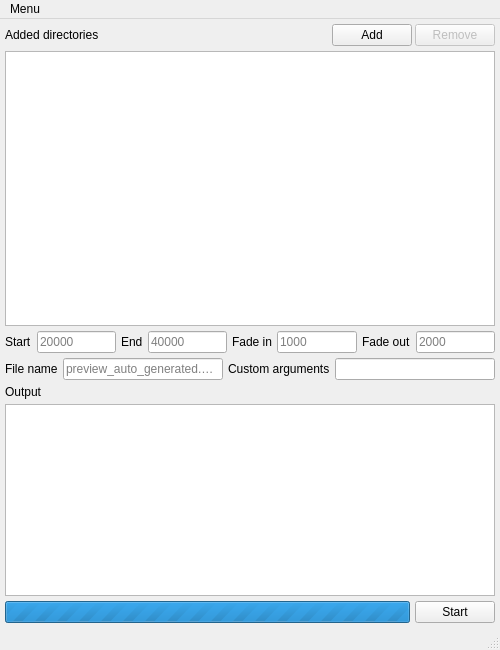
<?xml version="1.0" encoding="UTF-8"?>
<ui version="4.0">
 <class>MainWindow</class>
 <widget class="QMainWindow" name="MainWindow">
  <property name="geometry">
   <rect>
    <x>0</x>
    <y>0</y>
    <width>500</width>
    <height>650</height>
   </rect>
  </property>
  <property name="windowTitle">
   <string>BMS Preview Generator GUI</string>
  </property>
  <widget class="QWidget" name="centralwidget">
   <layout class="QVBoxLayout" name="verticalLayout">
    <property name="spacing">
     <number>5</number>
    </property>
    <property name="leftMargin">
     <number>5</number>
    </property>
    <property name="topMargin">
     <number>5</number>
    </property>
    <property name="rightMargin">
     <number>5</number>
    </property>
    <property name="bottomMargin">
     <number>5</number>
    </property>
    <item>
     <layout class="QHBoxLayout" name="horizontalLayout">
      <property name="spacing">
       <number>3</number>
      </property>
      <item>
       <widget class="QLabel" name="label_2">
        <property name="text">
         <string>Added directories</string>
        </property>
       </widget>
      </item>
      <item>
       <spacer name="horizontalSpacer">
        <property name="orientation">
         <enum>Qt::Horizontal</enum>
        </property>
        <property name="sizeHint" stdset="0">
         <size>
          <width>40</width>
          <height>20</height>
         </size>
        </property>
       </spacer>
      </item>
      <item>
       <widget class="QPushButton" name="add_button">
        <property name="text">
         <string>Add</string>
        </property>
       </widget>
      </item>
      <item>
       <widget class="QPushButton" name="remove_button">
        <property name="enabled">
         <bool>false</bool>
        </property>
        <property name="text">
         <string>Remove</string>
        </property>
       </widget>
      </item>
     </layout>
    </item>
    <item>
     <widget class="DnDListWidget" name="dir_listwidget"/>
    </item>
    <item>
     <layout class="QHBoxLayout" name="options_layout">
      <item>
       <widget class="QLabel" name="label_3">
        <property name="text">
         <string>Start</string>
        </property>
       </widget>
      </item>
      <item>
       <widget class="QLineEdit" name="start_edit">
        <property name="toolTip">
         <string/>
        </property>
        <property name="inputMask">
         <string/>
        </property>
        <property name="text">
         <string/>
        </property>
        <property name="placeholderText">
         <string notr="true">20000</string>
        </property>
       </widget>
      </item>
      <item>
       <widget class="QLabel" name="label_4">
        <property name="text">
         <string>End</string>
        </property>
       </widget>
      </item>
      <item>
       <widget class="QLineEdit" name="end_edit">
        <property name="toolTip">
         <string/>
        </property>
        <property name="inputMask">
         <string/>
        </property>
        <property name="text">
         <string/>
        </property>
        <property name="placeholderText">
         <string notr="true">40000</string>
        </property>
       </widget>
      </item>
      <item>
       <widget class="QLabel" name="label_5">
        <property name="text">
         <string>Fade in</string>
        </property>
       </widget>
      </item>
      <item>
       <widget class="QLineEdit" name="fade_in_edit">
        <property name="toolTip">
         <string/>
        </property>
        <property name="inputMask">
         <string/>
        </property>
        <property name="text">
         <string/>
        </property>
        <property name="placeholderText">
         <string notr="true">1000</string>
        </property>
       </widget>
      </item>
      <item>
       <widget class="QLabel" name="label_6">
        <property name="text">
         <string>Fade out</string>
        </property>
       </widget>
      </item>
      <item>
       <widget class="QLineEdit" name="fade_out_edit">
        <property name="toolTip">
         <string/>
        </property>
        <property name="inputMask">
         <string/>
        </property>
        <property name="text">
         <string/>
        </property>
        <property name="placeholderText">
         <string notr="true">2000</string>
        </property>
       </widget>
      </item>
     </layout>
    </item>
    <item>
     <layout class="QHBoxLayout" name="horizontalLayout_3">
      <item>
       <widget class="QLabel" name="label_8">
        <property name="text">
         <string>File name</string>
        </property>
       </widget>
      </item>
      <item>
       <widget class="QLineEdit" name="filename_edit">
        <property name="toolTip">
         <string/>
        </property>
        <property name="placeholderText">
         <string notr="true">preview_auto_generated.ogg</string>
        </property>
       </widget>
      </item>
      <item>
       <widget class="QLabel" name="label_7">
        <property name="text">
         <string>Custom arguments</string>
        </property>
       </widget>
      </item>
      <item>
       <widget class="QLineEdit" name="param_edit">
        <property name="toolTip">
         <string/>
        </property>
        <property name="placeholderText">
         <string/>
        </property>
       </widget>
      </item>
     </layout>
    </item>
    <item>
     <layout class="QHBoxLayout" name="horizontalLayout_2">
      <item>
       <widget class="QLabel" name="label">
        <property name="text">
         <string>Output</string>
        </property>
       </widget>
      </item>
     </layout>
    </item>
    <item>
     <widget class="QPlainTextEdit" name="output_textedit">
      <property name="sizePolicy">
       <sizepolicy hsizetype="Expanding" vsizetype="Fixed">
        <horstretch>0</horstretch>
        <verstretch>0</verstretch>
       </sizepolicy>
      </property>
      <property name="maximumSize">
       <size>
        <width>16777215</width>
        <height>200</height>
       </size>
      </property>
     </widget>
    </item>
    <item>
     <layout class="QHBoxLayout" name="horizontalLayout_4">
      <item>
       <widget class="QProgressBar" name="progressbar">
        <property name="enabled">
         <bool>true</bool>
        </property>
        <property name="maximum">
         <number>0</number>
        </property>
        <property name="value">
         <number>0</number>
        </property>
        <property name="textVisible">
         <bool>true</bool>
        </property>
        <property name="invertedAppearance">
         <bool>false</bool>
        </property>
        <property name="format">
         <string notr="true">%p% (%v/%m)</string>
        </property>
       </widget>
      </item>
      <item>
       <widget class="QPushButton" name="action_button">
        <property name="text">
         <string>Start</string>
        </property>
       </widget>
      </item>
     </layout>
    </item>
   </layout>
  </widget>
  <widget class="QMenuBar" name="menubar">
   <property name="geometry">
    <rect>
     <x>0</x>
     <y>0</y>
     <width>500</width>
     <height>20</height>
    </rect>
   </property>
   <widget class="QMenu" name="menu">
    <property name="title">
     <string>Menu</string>
    </property>
    <addaction name="action_check_update"/>
    <addaction name="action_about"/>
    <addaction name="separator"/>
    <addaction name="action_exit"/>
   </widget>
   <addaction name="menu"/>
  </widget>
  <widget class="QStatusBar" name="statusbar"/>
  <action name="action_exit">
   <property name="text">
    <string>Exit</string>
   </property>
  </action>
  <action name="action_check_update">
   <property name="text">
    <string>Check for updates</string>
   </property>
  </action>
  <action name="action_about">
   <property name="text">
    <string>About</string>
   </property>
  </action>
 </widget>
 <customwidgets>
  <customwidget>
   <class>DnDListWidget</class>
   <extends>QListWidget</extends>
   <header>ui.dnd_listwidget</header>
  </customwidget>
 </customwidgets>
 <resources/>
 <connections/>
</ui>
